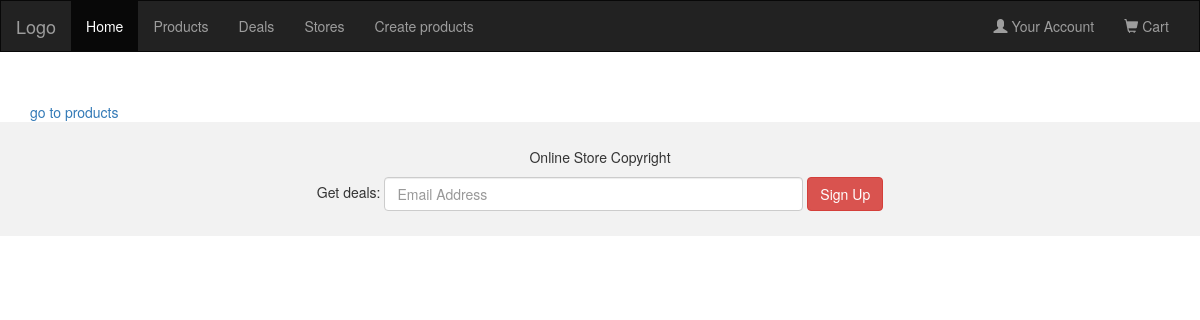
Page /products/bicycle_page/ on the earlier database version.
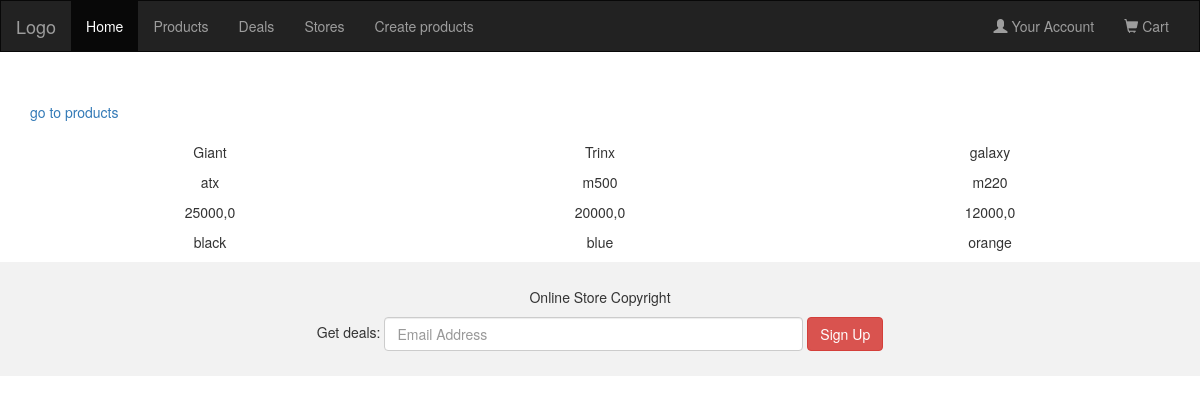
Same page on the later database version.
### products/models.py (models this page shows, shortened)
class Bycycle(models.Model):
    b_mark = models.CharField(max_length=20, verbose_name='марка')
    b_model = models.CharField(max_length=30, verbose_name='модель')
    price = models.FloatField(verbose_name='цена')
    b_color = models.CharField(max_length=20, verbose_name='цвет')
    class Meta:
        verbose_name = 'Велосипед'
        verbose_name_plural = 'Список велосипедов'

### products/views.py (the view)
# urls.py: path('bicycle_page/', bicycle_page, name='bicycle_page'),
def bicycle_page(request):
    bicycle = Bycycle.objects.all()
    return render(request, 'pages/bycycle_page.html', {'bicycle': bicycle})

### templates/pages/bycycle_page.html (shortened to what this page needs)
{% extends 'main.html' %}
{% block content %}
<div class="container">
    <div class="back">
        <a href="{% url 'index' %}">go to products</a>
    </div>
    <div class="row">
        {% for i in bicycle %}
        <div class="col-sm-4">
            <div align="center">
                <p>{{ i.b_mark }}</p>
                <p>{{ i.b_model }}</p>
                <p>{{ i.price }}</p>
                <p>{{ i.b_color }}</p>
            </div>
        </div>
        {% endfor %}
    </div>
</div>
{% endblock %}

### templates/main.html (shortened to what this page needs)
<!DOCTYPE html>
<html lang="en">
<head>
  <link rel="stylesheet" href="https://maxcdn.bootstrapcdn.com/bootstrap/3.4.1/css/bootstrap.min.css">
</head>
<body>
{% include 'partials/header.html' %}
{% block content %}
{% endblock %}
{% include 'partials/footer.html' %}
</body>
</html>

### templates/partials/header.html (shortened to what this page needs)
<nav class="navbar navbar-inverse">
  <div class="container-fluid">
    <div class="navbar-header">
      <a class="navbar-brand" href="#">Logo</a>
    </div>
    <div class="collapse navbar-collapse" id="myNavbar">
      <ul class="nav navbar-nav">
        <li class="active"><a href="#">Home</a></li>
        <li><a href="#">Products</a></li>
        <li><a href="#">Deals</a></li>
        <li><a href="#">Stores</a></li>
        <li><a href="#">Create products</a></li>
      </ul>
      <ul class="nav navbar-nav navbar-right">
        <li><a href="#"><span class="glyphicon glyphicon-user"></span> Your Account</a></li>
        <li><a href="#"><span class="glyphicon glyphicon-shopping-cart"></span> Cart</a></li>
      </ul>
    </div>
  </div>
</nav>

### templates/partials/footer.html
<footer class="container-fluid text-center">
  <p>Online Store Copyright</p>
  <form class="form-inline">Get deals:
    <input type="email" class="form-control" size="50" placeholder="Email Address">
    <button type="button" class="btn btn-danger">Sign Up</button>
  </form>
</footer>

### templates/main.html (style rules this page uses)
.navbar { margin-bottom: 50px; border-radius: 0; }
footer { background-color: #f2f2f2; padding: 25px; }

Differences in the rows shown:
added Bycycle: b_mark "Giant", b_model "atx", price "25000,0", b_color "black"
added Bycycle: b_mark "Trinx", b_model "m500", price "20000,0", b_color "blue"
added Bycycle: b_mark "galaxy", b_model "m220", price "12000,0", b_color "orange"
